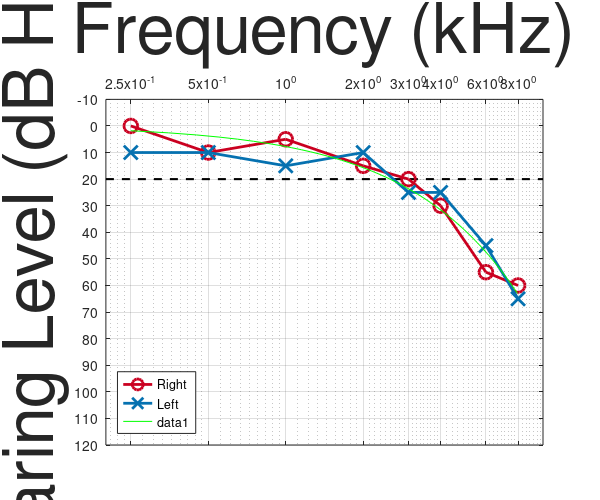

Source code (MATLAB): (Note: this script raises an error after producing the figure.)

pta_freqs = [.5 8];
freq = [.25 .5 1 2 3 4 8 ];
subj1 = [0 10 15 5 15 10 5];
subj2 = [25 35 40 45 45 40 55];
subj4 = [0 10 20 25 20 10 5];
subj3 = [15 35 50 45 nan 40 55];
subj5 = [20 20 20 20 20 20 nan];


all_subjects = [subj1 ; subj2; subj3; subj4; subj5]

for x = 1:size(all_subjects,1)
    for y = 1:size(pta_freqs,2)
        if size(all_subjects, 1) > 0 
            just_pta_thresholds(y) = all_subjects(x, freq == pta_freqs(y))
            pta(x,1) = mean(just_pta_thresholds)
        end

    end
end

%% 
frequencies = [.25 .5 1 2 3 4 6 8];
thresholds = [0 10 5 15 20 30 55 60; 
              10 10 15 10 25 25 45 65]; 

figure_prop_name = {'PaperPositionMode', 'units', 'Position'};
figure_prop_val = {'auto', 'inches', [1 1 6 5]}; % xcor, ycor, xwid, yheight

audiogram = figure(44); clf
set(gcf,figure_prop_name,figure_prop_val);

fontsize = 50


hold on; 
plot([.2, 10], [20 20], "Color", 'k', 'LineStyle','--', 'LineWidth', 1.5, "HandleVisibility","off")
plot(frequencies, thresholds(1,:), 'o-', "Color", "#ca0020", "LineWidth",2, ...
    "MarkerSize", 10)
plot(frequencies, thresholds(2,:), 'x-', "Color", "#0571b0", "LineWidth",2, ...
    "MarkerSize", 10)
xlabel("Frequency (kHz)", "FontSize", fontsize)
ylabel("Hearing Level (dB HL)", "FontSize", fontsize)
xticks(frequencies)
yticks([-10:10:120])
ylim([-10, 120])
xlim([.2 10])
set(gca, 'YDir','reverse', 'XAxisLocation', 'top','XScale', 'log' )
legend("Right", "Left", "Location","southwest")
grid on
box on 

result = polyfit(frequencies, thresholds(1,:), 1)
newx = [.25:.1:8]
newy = result(1)*newx + result(2); 
plot(newx, newy, 'g')
text(.4, 70, sprintf("Linear fit: y = %d*x + %d", round(result(1), 3), round(result(2), 3)))

hold off; 

print(gcf,'myAudio','-dpng','-r600');
